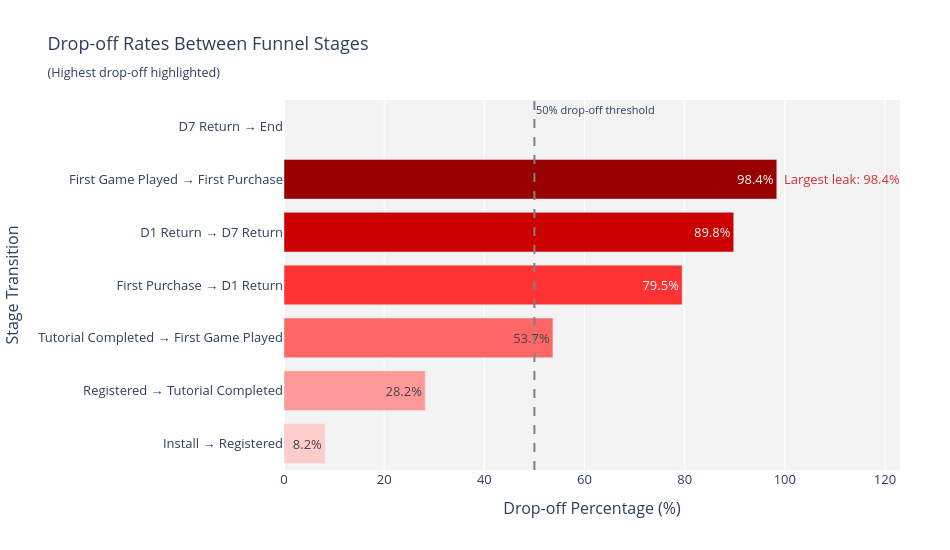

Write notebook code for a chart like this one.
### Markdown cell above
#### Drop-off bar chart (highlight biggest leaks)

### Code cell
import plotly.graph_objects as go

# Prepare data
dropoff_df = funnel_df.iloc[:-1].copy()  
dropoff_df['Drop-off %'] = 100 - dropoff_df['Conversion %'].shift(-1)

# Create transition names
dropoff_df['Transition'] = dropoff_df['name'].shift(-1).fillna('End')
dropoff_df['Transition'] = dropoff_df['name'] + " → " + dropoff_df['Transition']

# Sort by drop-off descending for better visual hierarchy
dropoff_df = dropoff_df.sort_values('Drop-off %', ascending=True)

# Colors: gradient red for higher drop-off
colors = ['#FFCCCC', '#FF9999', '#FF6666', '#FF3333', '#CC0000', '#990000']

fig = go.Figure()

fig.add_trace(go.Bar(
    y=dropoff_df['Transition'],
    x=dropoff_df['Drop-off %'],
    orientation='h',
    marker_color=colors,
    text=dropoff_df['Drop-off %'].round(1).astype(str) + '%',
    textposition='auto',
    hovertemplate='%{y}<br>Drop-off: %{x:.1f}%<extra></extra>'
))

# Add annotation arrow to biggest drop-off
max_drop_idx = dropoff_df['Drop-off %'].idxmax()
max_transition = dropoff_df.loc[max_drop_idx, 'Transition']
max_value = dropoff_df.loc[max_drop_idx, 'Drop-off %']

fig.add_annotation(
    x=max_value + 5,
    y=max_transition,
    text=f"Largest leak: {max_value:.1f}%",
    showarrow=True,
    arrowhead=1,
    ax=40,
    ay=0,
    font=dict(size=13, color="#d32f2f"),
    arrowcolor="#d32f2f"
)

# Layout improvements
fig.update_layout(
    title="Drop-off Rates Between Funnel Stages<br><sub>(Highest drop-off highlighted)</sub>",
    xaxis_title="Drop-off Percentage (%)",
    yaxis_title="Stage Transition",
    height=550,
    width=950,
    bargap=0.25,
    xaxis_range=[0, max(dropoff_df['Drop-off %']) * 1.25],
    plot_bgcolor='rgba(240,240,240,0.8)',
    paper_bgcolor='white',
    font=dict(size=13),
    margin=dict(l=200, r=50, t=100, b=80)
)

# Add reference line at 50%
fig.add_vline(x=50, line_dash="dash", line_color="gray", annotation_text="50% drop-off threshold",
              annotation_position="top right", annotation_font_size=11)

fig.show()

### Figure 1 — Plotly figure (JSON) as saved in the notebook; plotly's stock layout.template omitted (floating-point values rounded to 4 significant figures)
{"data": [{"hovertemplate": "%{y}<br>Drop-off: %{x:.1f}%<extra></extra>", "marker": {"color": ["#FFCCCC", "#FF9999", "#FF6666", "#FF3333", "#CC0000", "#990000"]}, "orientation": "h", "text": ["8.2%", "28.2%", "53.7%", "79.5%", "89.8%", "98.4%", "nan%"], "textposition": "auto", "type": "bar", "x": [8.2, 28.2, 53.7, 79.5, 89.8, 98.4, NaN], "y": ["Install → Registered", "Registered → Tutorial Completed", "Tutorial Completed → First Game Played", "First Purchase → D1 Return", "D1 Return → D7 Return", "First Game Played → First Purchase", "D7 Return → End"]}], "layout": {"annotations": [{"arrowcolor": "#d32f2f", "arrowhead": 1, "ax": 40, "ay": 0, "font": {"color": "#d32f2f", "size": 13}, "showarrow": true, "text": "Largest leak: 98.4%", "x": 103.4, "y": "First Game Played → First Purchase"}, {"font": {"size": 11}, "showarrow": false, "text": "50% drop-off threshold", "x": 50, "xanchor": "left", "xref": "x", "y": 1, "yanchor": "top", "yref": "y domain"}], "bargap": 0.25, "font": {"size": 13}, "height": 550, "margin": {"b": 80, "l": 200, "r": 50, "t": 100}, "paper_bgcolor": "white", "plot_bgcolor": "rgba(240,240,240,0.8)", "shapes": [{"line": {"color": "gray", "dash": "dash"}, "type": "line", "x0": 50, "x1": 50, "xref": "x", "y0": 0, "y1": 1, "yref": "y domain"}], "title": {"text": "Drop-off Rates Between Funnel Stages<br><sub>(Highest drop-off highlighted)</sub>"}, "width": 950, "xaxis": {"range": [0, 123], "title": {"text": "Drop-off Percentage (%)"}, "type": "linear"}, "yaxis": {"autorange": true, "range": [-0.5, 6.5], "title": {"text": "Stage Transition"}, "type": "category"}}}
